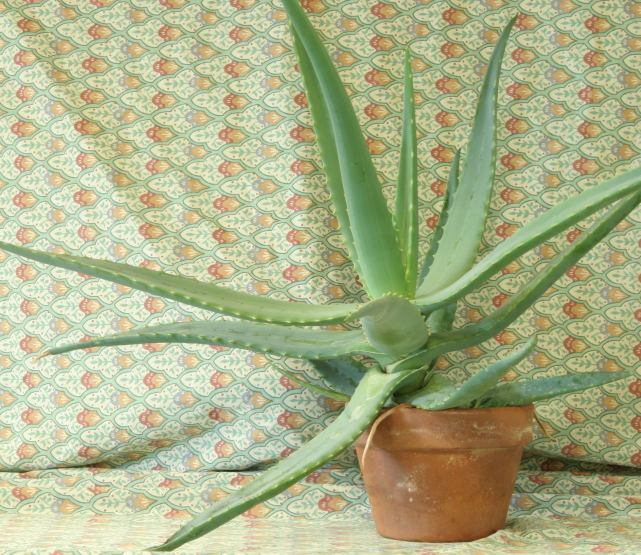
#> input picture stereo/data/aloeL.jpg, 1282 x 1110 px (shown at 1/2 size)
$ python stereo.py   (older library calls are emulated)
#> lines starting #> are read from the running program, lines starting #| are printed output that depends on the picture
### stereo/stereoconfig.py
# -*- coding: utf-8 -*-
import numpy as np

# 双目相机参数
class stereoCamera1(object):
    def __init__(self):
        # 左相机内参
        self.cam_matrix_left = np.array([[1652.6, 49.8588, 408.8597],
                                         [0., 2165.6, -61.4078],
                                         [0., 0., 1.]])
        # 右相机内参
        self.cam_matrix_right = np.array([[1395.3, -29.3097, 392.662],
                                          [0., 1799.9, -2.3723],
                                          [0., 0., 1.]])

        # 左右相机畸变系数:[k1, k2, p1, p2, k3]
        self.distortion_l = np.array([[0.5065, 0.3872, -0.1803, -0.0681, 0]])
        self.distortion_r = np.array([[0.2319, 0.0857, -0.1054, -0.0094, 0]])

        # 旋转矩阵
        self.R = np.array([[0.9981, 0.0433, 0.0445],
                           [-0.0431, 0.9991, -0.0046],
                           [-0.0447, 0.0027, 0.9990]])

        # 平移矩阵
        self.T = np.array([[-7.0679], [-3.8084], [-13.4170]])

        # 焦距
        #self.focal_length = 1602.46406  # 默认值，一般取立体校正后的重投影矩阵Q中的 Q[2,3]

        # 基线距离
        #self.baseline = 14.0679  # 单位：mm， 为平移向量的第一个参数（取绝对值）

### stereo/stereo.py
# -*- coding: utf-8 -*-
import cv2
import numpy as np
import time
import stereoconfig

class steroMeasure():
    def __init__(self):
        self.iml = 0  # 左图
        self.imr = 0  # 右图
        self.Q = 0  # 右图
        self.config = stereoconfig.stereoCamera1() # load camera config

    def setInputArray(self,iml,imr):
        self.iml = iml   # 左图
        self.imr = imr   # 右图
        height, width = self.iml.shape[0:2]
        map1x, map1y, map2x, map2y, self.Q= self.getRectifyTransform(height, width, self.config)  # 获取用于畸变校正和立体校正的映射矩阵以及用于计算像素空间坐标的重投影矩阵

    def setInputPath(self,iml,imr):
#> called with iml = './data/aloeL.jpg', imr = './data/aloeR.jpg'
        self.iml = cv2.imread(iml)   # 左图
#> self.iml is the input picture: shape (1110, 1282, 3); mean B, G, R 136.6, 177.2, 171.2
        self.imr = cv2.imread(imr)   # 右图
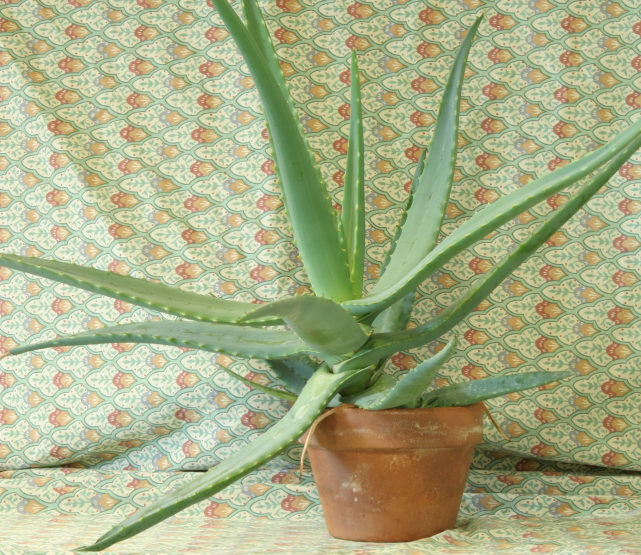
#> input picture stereo/data/aloeR.jpg, 1282 x 1110 px (shown at 1/2 size)
#> self.imr is the input picture: shape (1110, 1282, 3); mean B, G, R 134.1, 174.2, 168
        height, width = self.iml.shape[0:2]
#> height = 1110; width = 1282
        map1x, map1y, map2x, map2y, self.Q= self.getRectifyTransform(height, width, self.config)  # 获取用于畸变校正和立体校正的映射矩阵以及用于计算像素空间坐标的重投影矩阵

    def preprocess(self,img1,img2):
        # 彩色图->灰度图
        im1 = cv2.cvtColor(img1, cv2.COLOR_BGR2GRAY)
        im2 = cv2.cvtColor(img2, cv2.COLOR_BGR2GRAY)
        # 直方图均衡
        # im1 = cv2.equalizeHist(im1)
        # im2 = cv2.equalizeHist(im2)
        return im1,im2

    # 消除畸变
    def undistortion(self, image, camera_matrix, dist_coeff):
        undistortion_image = cv2.undistort(image, camera_matrix, dist_coeff)
        return undistortion_image

    # 获取畸变校正和立体校正的映射变换矩阵、重投影矩阵
    # @param：config是一个类，存储着双目标定的参数:config = stereoconfig.stereoCamera()
    def getRectifyTransform(self,height, width, config):
        # 读取内参和外参
        left_K = config.cam_matrix_left
        right_K = config.cam_matrix_right
        left_distortion = config.distortion_l
        right_distortion = config.distortion_r
        R = config.R
        T = config.T
        # 计算校正变换
        R1, R2, P1, P2, Q, roi1, roi2 = cv2.stereoRectify(left_K, left_distortion, right_K, right_distortion, (width, height), R, T, alpha=0)
        map1x, map1y = cv2.initUndistortRectifyMap(left_K, left_distortion, R1, P1, (width, height), cv2.CV_32FC1)
        map2x, map2y = cv2.initUndistortRectifyMap(right_K, right_distortion, R2, P2, (width, height), cv2.CV_32FC1)
        return map1x, map1y, map2x, map2y, Q

    # 畸变校正和立体校正
    def rectifyImage(self, image1, image2, map1x, map1y, map2x, map2y):
        rectifyed_img1 = cv2.remap(image1, map1x, map1y, cv2.INTER_AREA)
        rectifyed_img2 = cv2.remap(image2, map2x, map2y, cv2.INTER_AREA)
        return rectifyed_img1, rectifyed_img2


    # 视差计算
    def disparity_SGBM(self, left_image, right_image, down_scale=False):
        # SGBM匹配参数设置
        if left_image.ndim == 2:
            img_channels = 1
        else:
            img_channels = 3
        blockSize = 11
        param = {'minDisparity': 0,
                'numDisparities': 128,
                'blockSize': blockSize,
                'P1': 8 * img_channels * blockSize ** 2,
                'P2': 32 * img_channels * blockSize ** 2,
                'disp12MaxDiff': 1,
                'preFilterCap': 63,
                'uniquenessRatio': 15,
                'speckleWindowSize': 100,
                'speckleRange': 1,
                'mode': cv2.STEREO_SGBM_MODE_SGBM_3WAY
                }

        # 构建SGBM对象
        sgbm = cv2.StereoSGBM_create(**param)
        # 计算视差图
        size = (left_image.shape[1], left_image.shape[0])
        if down_scale == False:
            disparity_left = sgbm.compute(left_image, right_image)
        else:
            left_image_down = cv2.pyrDown(left_image)
            right_image_down = cv2.pyrDown(right_image)
            factor = size[0] / left_image_down.shape[1]
            disparity_left_half = sgbm.compute(left_image_down, right_image_down)
            disparity_left = cv2.resize(disparity_left_half, size, interpolation=cv2.INTER_AREA)
            disparity_left *= factor
        return disparity_left, None

    def run(self):
        # 立体匹配
        iml_, imr_ = self.preprocess(self.iml, self.imr)   # 预处理，不做也可以
        disp, _ = self.disparity_SGBM(iml_, imr_)   # 这里传入的是未经立体校正的图像，因为我们使用的middleburry图片已经是校正过的了
        disp = np.divide(disp.astype(np.float32), 16.)  # 除以16得到真实视差（因为SGBM算法得到的视差是×16的）
        msg = cv2.imwrite('./out.png', disp)
        # 计算像素点的3D坐标（左相机坐标系下）
        points_3d = cv2.reprojectImageTo3D(disp, self.Q)  # 可以使用上文的stereo_config.py给出的参数
        return points_3d # return location

if __name__ == '__main__':
    node = steroMeasure()
    node.setInputPath("./data/aloeL.jpg","./data/aloeR.jpg")
    s = time.time()
    for i in range(10):
        node.run()
#> this loop made 10 passes
#> pass 1, in preprocess, `im1 = cv2.cvtColor(img1, cv2.COLOR_BGR2GRAY)`:
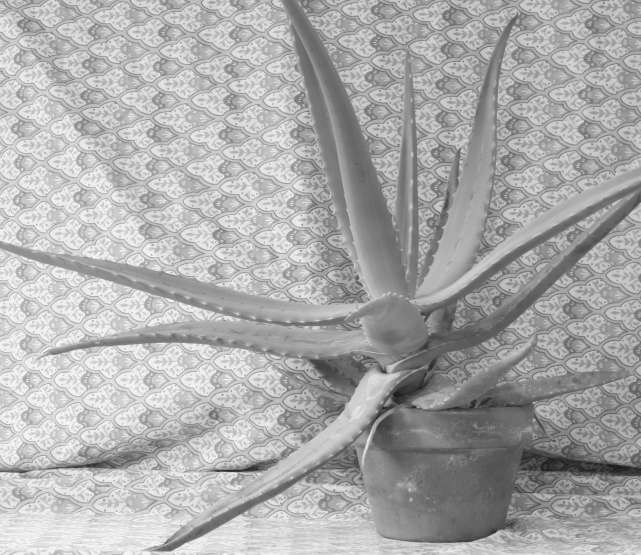
#> im1: shape (1110, 1282) (shown at 1/2 size); min 18, max 253, mean 170.8
#> pass 1, in preprocess, `im2 = cv2.cvtColor(img2, cv2.COLOR_BGR2GRAY)`:
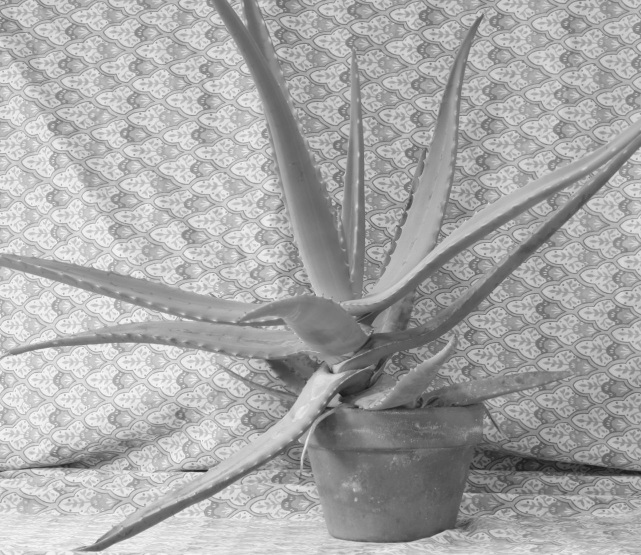
#> im2: shape (1110, 1282) (shown at 1/2 size); min 18, max 253, mean 167.8
#> pass 1, in disparity_SGBM, `disparity_left = sgbm.compute(left_image, right_image)`:
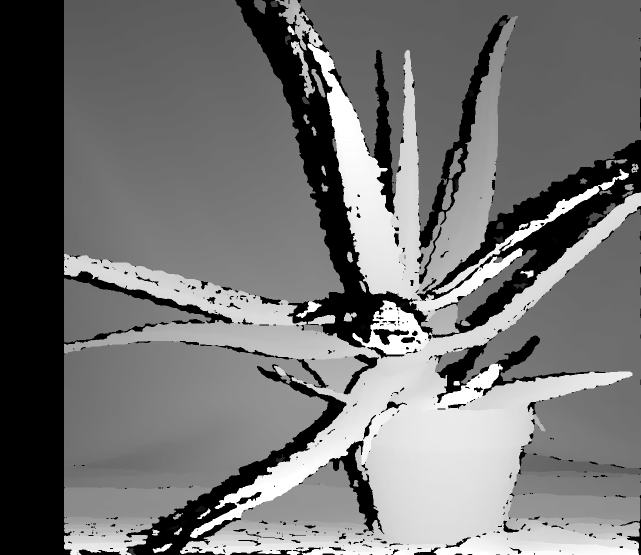
#> disparity_left: shape (1110, 1282) int16 (shown at 1/2 size); min -16, max 2032, mean 906; drawn with min black and max white
    e = time.time()
    print(e-s)
